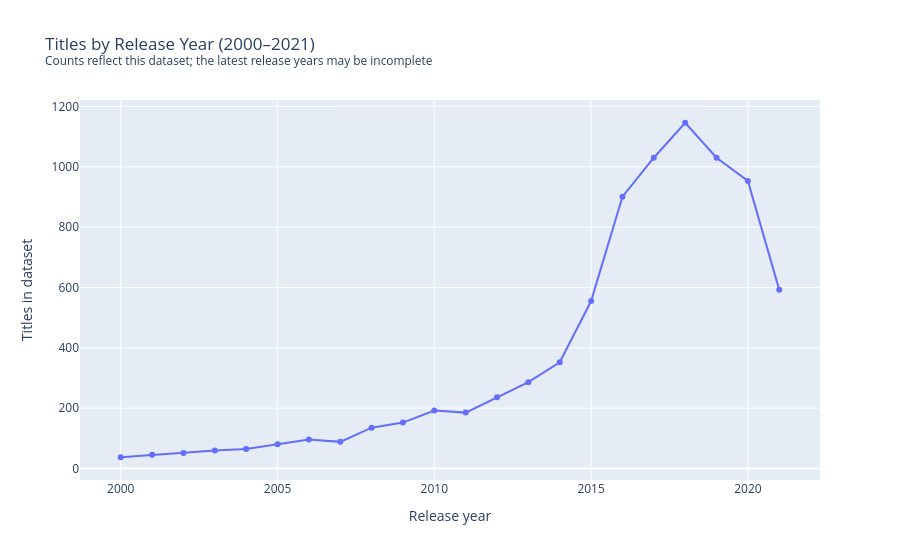

Notebook code for this chart:
### Code cell
recent_release_counts = release_counts.loc[2000:]

fig_release_trend = px.line(
    recent_release_counts.rename_axis("release_year").reset_index(name="title_count"),
    x="release_year",
    y="title_count",
    markers=True,
    title=(
        "Titles by Release Year (2000–2021)"
        "<br><sup>Counts reflect this dataset; the latest release years may be incomplete</sup>"
    ),
    labels={
        "release_year": "Release year",
        "title_count": "Titles in dataset",
    },
)
fig_release_trend.update_traces(
    hovertemplate="%{x}<br>Titles: %{y:,}<extra></extra>"
)
fig_release_trend.show()

### Figure 1 — Plotly figure (JSON) as saved in the notebook; plotly's stock layout.template omitted (floating-point values rounded to 4 significant figures)
{"data": [{"hovertemplate": "%{x}<br>Titles: %{y:,}<extra></extra>", "legendgroup": "", "line": {"color": "#636efa", "dash": "solid"}, "marker": {"symbol": "circle"}, "mode": "lines+markers", "name": "", "orientation": "v", "showlegend": false, "type": "scatter", "x": [2000, 2001, 2002, 2003, 2004, 2005, 2006, 2007, 2008, 2009, 2010, 2011, 2012, 2013, 2014, 2015, 2016, 2017, 2018, 2019, 2020, 2021], "xaxis": "x", "y": [37, 45, 51, 59, 64, 80, 96, 88, 135, 152, 192, 185, 236, 286, 352, 555, 901, 1030, 1146, 1030, 953, 592], "yaxis": "y"}], "layout": {"legend": {"tracegroupgap": 0}, "title": {"text": "Titles by Release Year (2000–2021)<br><sup>Counts reflect this dataset; the latest release years may be incomplete</sup>"}, "xaxis": {"anchor": "y", "domain": [0, 1], "title": {"text": "Release year"}}, "yaxis": {"anchor": "x", "domain": [0, 1], "title": {"text": "Titles in dataset"}}}}
